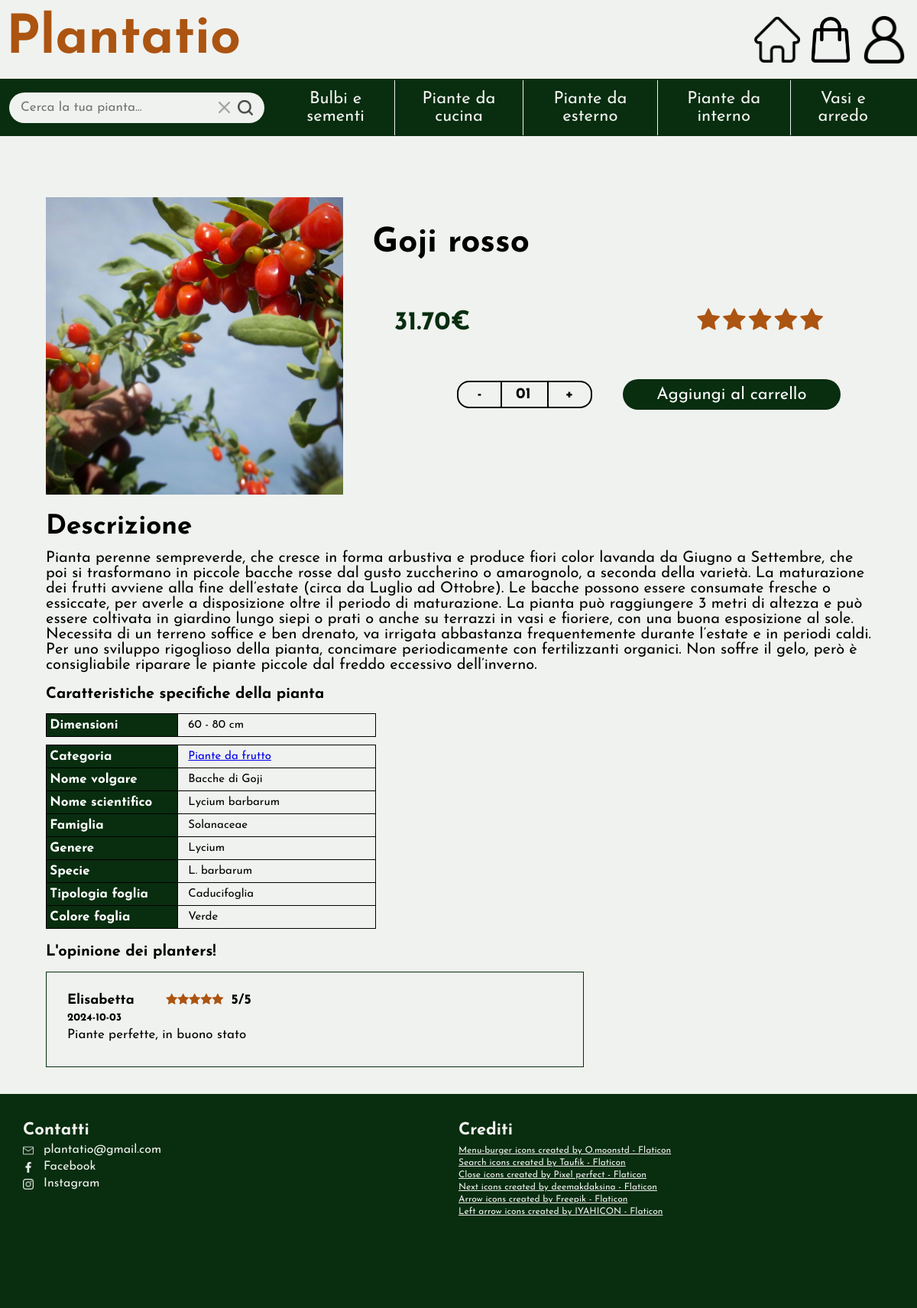
Screenshot of /product.php?id=Goji+rosso with the database file from the repository.
### tables this page shows
CREATE TABLE Prodotti (
    nome_prodotto VARCHAR(150) PRIMARY KEY,
    prezzo DECIMAL(10, 2) NOT NULL,
    id_sottocategoria VARCHAR(100) NOT NULL,
    presente BOOLEAN DEFAULT 1,
    stock INT NOT NULL,
    nome_volgare VARCHAR(50),  
    nome_scientifico VARCHAR(50),
    famiglia VARCHAR(50),
    genere VARCHAR(50),
    specie VARCHAR(50),
    dimensioni VARCHAR(30),  
    profumo VARCHAR(30),  
    tipologia_foglia VARCHAR(30),
    colore_foglia VARCHAR(30), 
    descrizione TEXT,
    voto INT NOT NULL
);

CREATE TABLE Recensioni (
    id_utente VARCHAR(150) NOT NULL,
    id_prodotto VARCHAR(150) NOT NULL,
    voto INT CHECK (voto BETWEEN 1 AND 5),  
    commento TEXT,
    data_recensione TIMESTAMP DEFAULT CURRENT_TIMESTAMP,
    PRIMARY KEY (id_prodotto, id_utente),
    FOREIGN KEY (id_utente) REFERENCES Utenti(email) ON DELETE CASCADE,
    FOREIGN KEY (id_prodotto) REFERENCES Prodotti(nome_prodotto) ON DELETE CASCADE
);

CREATE TABLE Utenti (
    email VARCHAR(150) PRIMARY KEY,
    nome VARCHAR(100) NOT NULL,
    cognome VARCHAR(100) NOT NULL,
    password_hash VARCHAR(255) NOT NULL,
    admin_flag BOOLEAN NOT NULL
);

### product.php (called while the page is built, shortened)
<?php
require_once 'bootstrap.php';
$templateParams["titolo"] = "Plantatio";
$templateParams["mainContent"] = "single-item.php";
$templateParams["js"] = array("js/product.js", "js/nav.js", "js/header.js");
$idprodotto = -1;
if(isset($_GET["id"])){
    $idprodotto = getStringWithSpaces($_GET["id"]);
} else {
    if(isset($idProd)){
        $idprodotto = $productId;
    }
}
$templateParams["prodotto"] = $dbh->getProductById($idprodotto);
$templateParams["recensioni_prodotto"] = $dbh->getReviewsOfProduct($idprodotto);
require 'template/base.php';
?>

### utils/functions.php (called while the page is built, shortened)
<?php
function replaceSpacesWithHyphens($string)
{
    $temp = $string;
    $newString = str_replace(' ', '-', $temp);
    return $newString;
}
function isUserLoggedIn()
{
    return !empty($_SESSION['email']);
}
function getSrc($string){
    $src_string = str_replace(' ', '_', $string);
    return $src_string;
}
function getStringWithSpaces($string){
    $id_string = str_replace('_', ' ', $string);
    return $id_string;
}

### database/database.php (called while the page is built, shortened)
<?php
class DatabaseHelper
{
    private $db;
    public function __construct($servername, $username, $password, $dbname, $port)
    {
        $this->db = new mysqli($servername, $username, $password, $dbname, $port);
    }
    public function getSubCategoriesFromCategory($nomeCategoria)
    {
        $stmt = $this->db->prepare("SELECT nome_sottocategoria FROM SottoCategorie WHERE id_categoria = ?");
        $stmt->bind_param('s', $nomeCategoria);
        $stmt->execute();
        $result = $stmt->get_result();
        return $result->fetch_all(MYSQLI_ASSOC);
    }
    public function getCategories()
    {
        $stmt = $this->db->prepare("SELECT nome_categoria FROM Categorie");
        $stmt->execute();
        $result = $stmt->get_result();
        $categories = $result->fetch_all(MYSQLI_ASSOC);
        foreach ($categories as &$category) {
            $category["sottocategorie"] = array();
            $category["sottocategorie"] = $this->getSubCategoriesFromCategory($category["nome_categoria"]);
        }
        return $categories;
    }
    public function getProductById($product_id)
    {
        $stmt = $this->db->prepare("SELECT * FROM Prodotti WHERE nome_prodotto = ? AND presente = 1");
        $stmt->bind_param('s', $product_id);
        $stmt->execute();
        $result = $stmt->get_result();
        return $result->fetch_all(MYSQLI_ASSOC);
    }
    public function getReviewsOfProduct($idprodotto)
    {
        $query = "SELECT nome, voto, commento, DATE(data_recensione) as dataRec FROM Recensioni, Utenti WHERE id_utente = email AND id_prodotto = ? ORDER BY data_recensione DESC";
        $stmt = $this->db->prepare($query);
        $stmt->bind_param('s', $idprodotto);
        $stmt->execute();
        $result = $stmt->get_result();
        return $result->fetch_all(MYSQLI_ASSOC);
    }
}

### bootstrap.php (called while the page is built, shortened)
<?php
require_once("utils/functions.php");
require_once("database/database.php");
$dbh = new DatabaseHelper("localhost", "root", "", "plantatio", 3306);
$templateParams["categorie"] = $dbh->getCategories();
?>

### template/single-item.php (the view, shortened to what this page needs)
<main class="single-item">
    <?php if (count($templateParams["prodotto"]) == 0): ?>
        <article>
            <p>Prodotto non presente</p>
        </article>
    <?php
    else:
        $prodotto = $templateParams["prodotto"][0];
    ?>
        <article>
            <header>
                <img src="upload/prodotti/<?php echo getSrc($prodotto["nome_prodotto"]) ?>.jpg" alt="" />
                <section>
                    <h2><?php echo $prodotto["nome_prodotto"] ?></h2>
                    <h3><?php echo $prodotto["prezzo"] ?>€
                    </h3>
                    <div class="star-value">
                        <?php for ($i = 1; $i <= $prodotto["voto"]; $i++): ?>
                            <span class="fa fa-star checked"></span>
                        <?php endfor; ?>
                    </div>
                    <?php if ($prodotto['stock'] > 0): ?>
                        <div class="wrapper">
                            <span class="minus" onclick="reduceQuantity()">-</span>
                            <span class="number">01</span>
                            <span class="plus" onclick="addQuantity(<?php echo $prodotto['stock'] ?>)">+</span>
                        </div>
                        <button type="button" <?php if (isUserLoggedIn()) : ?>
                            onclick="addToCart('<?php echo $prodotto['nome_prodotto'] ?>')"
                            <?php else: ?> onclick="showErrorMessage()"
                            <?php endif; ?>>Aggiungi al carrello
                        </button>
                    <?php else: ?>
                        <span class="out_of_stock">La pianta non è al momento disponibile</span>
                    <?php endif; ?>
                </section>
            </header>
            <section>
                <h3>Descrizione</h3>
                <p><?php echo $prodotto["descrizione"] ?></p>
                <table>
                    <caption>Caratteristiche specifiche della pianta</caption>
                    <tr>
                        <th>Dimensioni</th>
                        <td><?php echo $prodotto["dimensioni"] ?></td>
                    </tr>
                </table>
                <table>
                    <tr>
                        <th>Categoria</th>
                        <td><a href="#"><?php echo $prodotto["id_sottocategoria"] ?></a></td>
                    </tr>
                    <?php if(strcmp($prodotto["nome_volgare"], 'non specificato') != 0): ?>
                    <tr>
                        <th>Nome volgare</th>
                        <td><?php echo $prodotto["nome_volgare"] ?></td>
                    </tr>
                    <?php endif; ?>
                    <?php if(strcmp($prodotto["nome_volgare"], 'non specificato') != 0): ?>
                    <tr>
                        <th>Nome scientifico</th>
                        <td><?php echo $prodotto["nome_scientifico"] ?></td>
                    </tr>
                    <?php endif; ?>
                    <?php if(strcmp($prodotto["famiglia"], 'non specificato') != 0): ?>
                    <tr>
                        <th>Famiglia</th>
                        <td><?php echo $prodotto["famiglia"] ?></td>
                    </tr>
                    <?php endif; ?>
                    <?php if(strcmp($prodotto["genere"], 'non specificato') != 0): ?>
                    <tr>
                        <th>Genere</th>
                        <td><?php echo $prodotto["genere"] ?></td>
                    </tr>
                    <?php endif; ?>
                    <?php if(strcmp($prodotto["specie"], 'non specificato') != 0): ?>
                    <tr>
                        <th>Specie</th>
                        <td><?php echo $prodotto["specie"] ?></td>
                    </tr>
                    <?php endif; ?>
                    <?php if(strcmp($prodotto["tipologia_foglia"], 'non specificato') != 0): ?>
                    <tr>
                        <th>Tipologia foglia</th>
                        <td><?php echo $prodotto["tipologia_foglia"] ?></td>
                    </tr>
                    <?php endif; ?>
                    <?php if(strcmp($prodotto["colore_foglia"], 'non specificato') != 0): ?>
                    <tr>
                        <th>Colore foglia</th>
                        <td><?php echo $prodotto["colore_foglia"] ?></td>
                    </tr>
                    <?php endif; ?>
                </table>
            </section>
        </article>
        <section>
            <h2>L&apos;opinione dei planters!</h2>
            <?php if(count($templateParams["recensioni_prodotto"]) == 0): ?>
                <p>Non ci sono recensioni per questo prodotto</p>
            <?php else: ?>
                <?php foreach ($templateParams["recensioni_prodotto"] as $rec): ?>
                    <article>
                        <h3><?php echo $rec["nome"] ?></h3>
                        <div class="star-value-user">
                            <?php for ($i = 1; $i <= $rec["voto"]; $i++): ?>
                                <span class="fa fa-star checked"></span>
                            <?php endfor; ?>
                        </div>
                        <h3><?php echo $rec["voto"] ?>/5</h3>
                        <h4><?php echo $rec["dataRec"] ?></h4>
                        <p><?php echo $rec["commento"] ?></p>
                    </article>
                <?php endforeach; ?>
            <?php endif; ?>
        </section>
    <?php endif; ?>
</main>

### template/base.php (shortened to what this page needs)
<!DOCTYPE html>
<html lang="it">
<head>
    <link rel="stylesheet" href="https://cdnjs.cloudflare.com/ajax/libs/font-awesome/4.7.0/css/font-awesome.min.css" />
    <link rel="stylesheet" type="text/css" href="./css/style.css" />
</head>
<body>
    <header>
        <a href="./index.php">
            <h1>Plantatio</h1>
        </a>
        <ul>
            <li class="user_icon">
                <a href="<?php if (isUserLoggedIn()) {
                                echo '#';
                            } else {
                                echo './login.php';
                            } ?>" onclick="open_submenu()">
                    <img class="user_icon" src="./upload/User-Icon.png" alt="user-icon" />
                </a>
            </li>
            <li>
                <a href="<?php if (isUserLoggedIn()) {
                                echo './cart.php';
                            } else {
                                echo './login.php';
                            } ?>"><img src="./upload/Cart-Icon.png" alt="cart-icon" />
                </a>
            </li>
            <li>
                <a href="./index.php" >
                    <img src="./upload/Home-Icon.png" alt="Home" />
                </a>
            </li>
        </ul>
    </header>
    <nav class="main-nav closed-nav">
        <form action="search.php" method="GET">
            <section class="search-text">
                <input type="text" id="fastSearch" name="fastSearch" placeholder="Cerca la tua pianta..." oninput="showSuggestions()" value="<?php if (isset($templateParams["searchedWord"])) {
                                                                                                                                                    echo ($templateParams["searchedWord"]);
                                                                                                                                                } ?>" />
            </section>
            <img class="searchbar-icon cancel-button" src="upload/cancel-icon.png" alt="Reset search button"
                onclick="resetText('fastsearch')" />
            <input class="searchbar-icon search-button" type="image" src="upload/search-icon.png" alt="Submit search" />
        </form>
        <ul class="categories">
            <?php foreach ($templateParams["categorie"] as $categoria): ?>
                <li>
                    <button class="category-button" onclick='openSubcategories("<?php echo replaceSpacesWithHyphens($categoria["nome_categoria"]); ?>")' type="button"><?php echo $categoria["nome_categoria"]; ?>
                    </button>
                </li>
            <?php endforeach; ?>
        </ul>
    </nav>
    <?php
    if (isset($templateParams["mainContent"])) {
        require($templateParams["mainContent"]);
    }
    ?>
    <footer>
        <section class="contacts">
            <h1>Contatti</h1>
            <ul>
                <li>
                    <img src="./upload/email.png" alt="email icon">
                    <span>plantatio@gmail.com</span>
                </li>
                <li>
                    <img src="./upload/facebook.png" alt="facebook icon">
                    <span>Facebook</span>
                </li>
                <li>
                    <img src="./upload/instagram.png" alt="instagram icon">
                    <span>Instagram</span>
                </li>
            </ul>
        </section>
        <section class="credits">
            <h1>Crediti</h1>
            <ul>
                <li>
                    <a href="https://www.flaticon.com/free-icons/menu-burger" title="menu-burger icons">Menu-burger icons created by
                        O.moonstd - Flaticon</a>
                </li>
                <li>
                    <a href="https://www.flaticon.com/free-icons/search" title="search icons">Search icons created by Taufik -
                        Flaticon</a>
                </li>
                <li>
                    <a href="https://www.flaticon.com/free-icons/close" title="close icons">Close icons created by Pixel perfect -
                        Flaticon</a>
                </li>
                <li>
                    <a href="https://www.flaticon.com/free-icons/next" title="next icons">Next icons created by deemakdaksina -
                        Flaticon</a>
                </li>
                <li>
                    <a href="https://www.flaticon.com/free-icons/arrow" title="arrow icons">Arrow icons created by Freepik - Flaticon</a>
                </li>
                <li>
                    <a href="https://www.flaticon.com/free-icons/left-arrow" title="left arrow icons">Left arrow icons created by IYAHICON - Flaticon</a>
                </li>
            </ul>
        </section>
    </footer>
</body>
</html>

### rows the page displays
prodotti: nome_prodotto "Goji rosso", prezzo "31.70", voto 5 (drawn), descrizione "Pianta perenne sempreverde, che cresce in forma arbustiva e produce fiori color lavanda da Giugno a Settembre, che poi si trasformano in piccole bacche rosse dal gusto zuccherino o amarognolo, a seconda della varietà. La maturazione dei frutti avviene alla fine dell’estate (circa da Luglio ad Ottobre). Le bacche possono essere consumate fresche o essiccate, per averle a disposizione oltre il periodo di maturazione. La pianta può raggiungere 3 metri di altezza e può essere coltivata in giardino lungo siepi o prati o anche su terrazzi in vasi e fioriere, con una buona esposizione al sole. Necessita di un terreno soffice e ben drenato, va irrigata abbastanza frequentemente durante l’estate e…", dimensioni "60 - 80 cm", id_sottocategoria "Piante da frutto", nome_volgare "Bacche di Goji", nome_scientifico "Lycium barbarum", famiglia "Solanaceae", genere "Lycium", specie "L. barbarum", tipologia_foglia "Caducifoglia", colore_foglia "Verde"
recensioni: id_utente.nome "Elisabetta", voto "5", dataRec "2024-10-03", commento "Piante perfette, in buono stato"

### other values shown
$categoria["nome_categoria"] "Bulbi e sementi"
$categoria["nome_categoria"] "Piante da cucina"
$categoria["nome_categoria"] "Piante da esterno"
$categoria["nome_categoria"] "Piante da interno"
$categoria["nome_categoria"] "Vasi e arredo"
